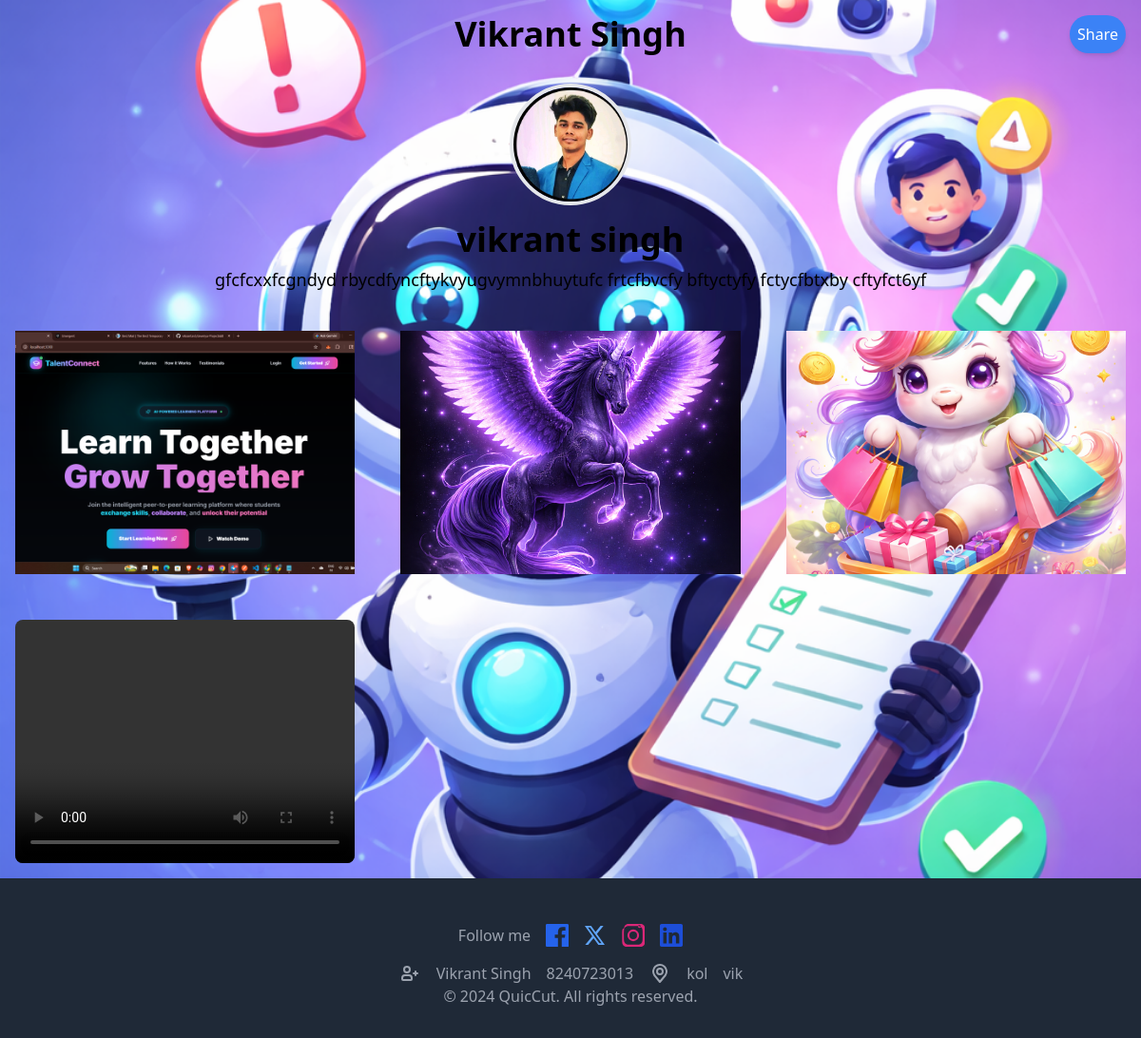
Screenshot of /landing/vikrant-singh/ with the database file from the repository.
### landing_pages/models.py (models this page shows, shortened)
class LandingPage(models.Model):
    user = models.ForeignKey(User, on_delete=models.CASCADE)
    name = models.CharField(max_length=200, blank=True, null=True)
    welMessage = models.CharField(max_length=300, blank=True, null=True)
    contact = models.CharField(max_length=200, blank=True, null=True)
    location = models.CharField(max_length=200, blank=True, null=True)
    bussiness_name = models.CharField(max_length=200, blank=True, null=True)
    title = models.CharField(max_length=200)
    description = models.TextField()
    profile_image = models.ImageField(upload_to='profile_images/', blank=True, null=True)
    theme = models.CharField(max_length=50, choices=THEME_CHOICES, blank=True, null=True)
    layout = models.CharField(max_length=50, choices=LAYOUT_CHOICES, blank=True, null=True)
    background_color = models.CharField(max_length=7, default='#ffffff')
    background_image = models.ImageField(upload_to='background_images/', blank=True, null=True)
    text_color = models.CharField(max_length=7, default='#000000')
    font_style = models.CharField(max_length=50, choices=FONT_CHOICES, blank=True, null=True)
    facebook_url = models.URLField(blank=True, null=True)
    twitter_url = models.URLField(blank=True, null=True)
    instagram_url = models.URLField(blank=True, null=True)
    linkedin_url = models.URLField(blank=True, null=True)
    additional_image_1 = models.ImageField(upload_to='additional_images/', blank=True, null=True)
    additional_image_2 = models.ImageField(upload_to='additional_images/', blank=True, null=True)
    additional_image_3 = models.ImageField(upload_to='additional_images/', blank=True, null=True)
    video = models.FileField(upload_to='videos/', blank=True, null=True)
    slug = models.SlugField(unique=True)

### landing_pages/views.py (the view)
# urls.py: path('<slug:slug>/', landing_page_view, name='landing_page'),
def landing_page_view(request, slug):
    landing_page = get_object_or_404(LandingPage, slug=slug)
    return render(request, 'landing_pages/landing_page.html', {'landing_page': landing_page})

### templates/landing_pages/landing_page.html (shortened to what this page needs)
<!DOCTYPE html>
<html lang="en">
<head>
    <link href="https://cdn.jsdelivr.net/npm/tailwindcss@2.0.3/dist/tailwind.min.css" rel="stylesheet">
</head>
{% load static %}
<body class="bg-white rounded-lg {% if landing_page.background_image %} bg-cover bg-center{% endif %}"
{% if landing_page.background_image %}
    style="background-image: url('{{ landing_page.background_image.url }}');"
{% elif landing_page.background_color %}
    style="background-color: {{ landing_page.background_color }};"
{% endif %}>
    <div >
        {% if landing_page.welMessage %}
            <h1 class="p-4 text-4xl font-bold text-center fade-in">{{ landing_page.welMessage }}</h1>
        {% else %}
            <h1 class="p-4 text-4xl font-bold text-center fade-in">Hi there welcome to this Page!</h1>
        {% endif %}
        {% if landing_page.profile_image %}
            <img src="{{ landing_page.profile_image.url }}" alt="{{ landing_page.name }}" class="mt-4 w-32 h-32 rounded-full mx-auto border-4 border-gray-200">
        {% endif %}
        <h1 class="text-4xl font-bold mt-4 text-center">{{ landing_page.title }}</h1>
        <p class="mt-2 text-lg text-center">{{ landing_page.description }}</p>
        <div class="mt-6 grid grid-cols-1 sm:grid-cols-2 lg:grid-cols-3 gap-4">
            {% if landing_page.additional_image_1 %}
                <div class="card rounded-lg p-4">
                    <img src="{{ landing_page.additional_image_1.url }}" alt="Additional Image 1" class="w-full h-64 object-cover">
                </div>
            {% endif %}
            {% if landing_page.additional_image_2 %}
                <div class="card rounded-lg p-4">
                    <img src="{{ landing_page.additional_image_2.url }}" alt="Additional Image 2" class="w-full h-64 object-cover">
                </div>
            {% endif %}
            {% if landing_page.additional_image_3 %}
                <div class="card rounded-lg p-4">
                    <img src="{{ landing_page.additional_image_3.url }}" alt="Additional Image 3" class="w-full h-64 object-cover">
                </div>
            {% endif %}
            {% if landing_page.video %}
                <div class="card rounded-lg text-center p-4">
                    <video controls class="w-full h-64 object-cover rounded-lg">
                        <source src="{{ landing_page.video.url }}" type="video/mp4">
                    </video>
                </div>
            {% endif %}
        </div>
    </div>
    <div id="share-button" class="fixed top-4 right-4 ">
        <button class="bg-blue-500 text-white p-2 rounded-full shadow-md">
            Share
        </button>
    </div>
    <footer class="bg-gray-800 text-gray-400 py-8 ">
        <div class=" mx-auto  text-center">
            <div class="mt-4 flex justify-center space-x-4">
                <p>Follow me</p>
                {% if landing_page.facebook_url %}
                    <a href="{{ landing_page.facebook_url }}" class="text-blue-600 hover:underline">
                    </a>
                {% endif %}
                {% if landing_page.twitter_url %}
                    <a href="{{ landing_page.twitter_url }}" class="text-blue-400 hover:underline">
                    </a>
                {% endif %}
                {% if landing_page.instagram_url %}
                    <a href="{{ landing_page.instagram_url }}" class="text-pink-600 hover:underline">
                    </a>
                {% endif %}
                {% if landing_page.linkedin_url %}
                    <a href="{{ landing_page.linkedin_url }}" class="text-blue-700 hover:underline">
                    </a>
                {% endif %}
            </div>
            <div class="flex justify-center space-x-4 mt-4">
                {% if landing_page.name%}
                <a href="#" class="hover:text-white">{{ landing_page.name }}</a>
                {% endif %}
                {% if landing_page %}
                <a href="#" class="hover:text-white">{{ landing_page.contact }}</a>
            {% endif %}
            {% if landing_page.location%}
                <a href="#" class="hover:text-white">{{ landing_page.location }}</a>
            {% endif %}
            {% if landing_page.bussiness_name%}
                <a href="#" class="hover:text-white">{{ landing_page.bussiness_name }}</a>
            {% endif %}
            </div>
            <p>&copy; 2024 QuicCut. All rights reserved.</p>
        </div>
    </footer>
</body>
</html>

### templates/landing_pages/landing_page.html (style rules this page uses)
.fade-in { animation: fadeIn 2s ease-in-out; }

### rows the page displays
LandingPage: welMessage "Vikrant Singh", profile_image (picture), title "vikrant singh", description "gfcfcxxfcgndyd rbycdfyncftykvyugvymnbhuytufc frtcfbvcfy bftyctyfy fctycfbtxby cftyfct6yf", additional_image_1 (picture), additional_image_2 (picture), additional_image_3 (picture), name "Vikrant Singh", contact "8240723013", location "kol", bussiness_name "vik"
